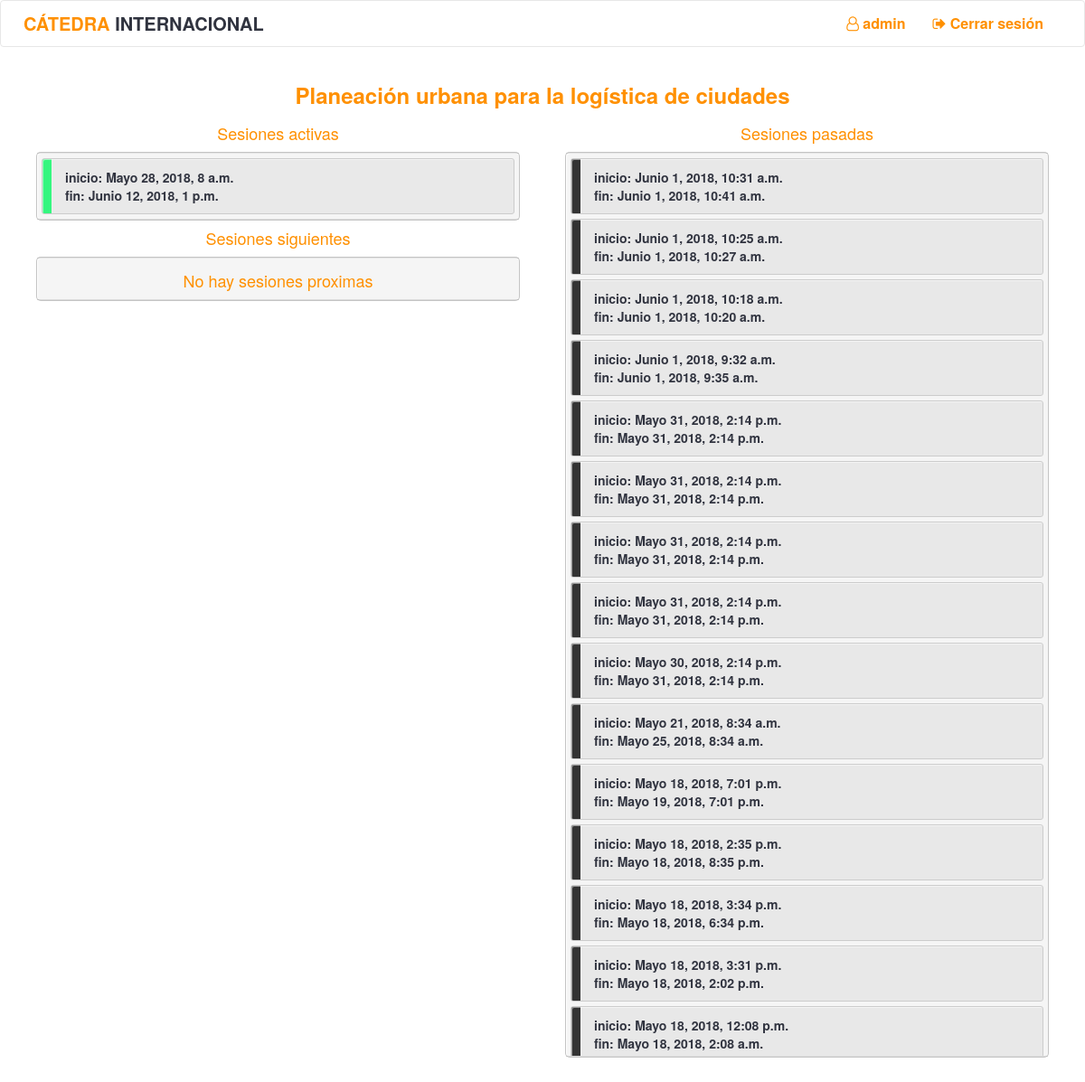
Page /curso/1/ (signed in) on the committed database.
### qr/models.py (models this page shows, shortened)
class Curso(models.Model):
    identificador = models.IntegerField(default=0000, null=False)
    nombre = models.CharField(max_length=300)
    clases = models.ManyToManyField(Clase)
    monitores = models.ManyToManyField(User)

class Clase(models.Model):
    inicio = models.DateTimeField(default=datetime.now)
    fin = models.DateTimeField(default=datetime.now)

### qr/views.py (the view)
# urls.py: url(r"^curso/(?P<id_curso>[0-9]+)/$", views.curso, name="curso"),
def curso(request, id_curso):
    if not request.user.is_authenticated():
        return redirect('qr:login')
    curso = get_object_or_404(Curso, pk=id_curso)
    if request.user not in curso.monitores.all():
        return redirect('qr:home')
    dateNow = datetime.now(tz=timezone.utc)
    previous = curso.clases.all().filter(fin__lt=dateNow).order_by('fin').reverse()
    next = curso.clases.all().filter(inicio__gt=dateNow)
    now = curso.clases.all().filter(Q(inicio__lte=dateNow)&Q(fin__gt=dateNow))
    context = {
        "curso" : curso,
        "previous": previous,
        "next": next,
        "now": now
    }
    return render(request, "qr/curso.html", context)

### templates/qr/curso.html (shortened to what this page needs)
{% extends 'qr/base.html' %}
{% load staticfiles %}
{% block head %}
    <link rel="stylesheet" href="{% static "qr/css/curso.css" %}">
{% endblock %}
{% block body %}
    <div class="container">
        <div class="row">
            <h3 class="center"><b>{{ curso.nombre }}</b></h3>
        </div>
        <div class="row ">
            <div class="col-sm-6 sesiones_list">
                <div class="row">
                    <h4 class="center">Sesiones activas</h4>
                    <div class="notebooks" >
                      <ul class="notebook_ul">
                          {%  for clase in now %}
                            <li class="li-clase li-active">
                                <a href="{% url 'qr:clase' curso.id clase.id%}">
                                  inicio: {{clase.inicio}}<br/>
                                  fin: {{clase.fin}}<br/>
                                </a>
                            </li>
                          {% endfor %}
                      </ul>
                    </div>
                </div>
                    <div class="row">
                        <h4 class="center">Sesiones siguientes</h4>
                        <div class="notebooks" >
                            <ul class="notebook_ul">
                             {% if not next %}
                            <h4 class="center">No hay sesiones proximas</h4>
                            {% endif %}
                      </ul>
                    </div>
                </div>
            </div>
            <div class="col-sm-6 sesiones_list">
                <div class="row">
                    <h4 class="center">Sesiones pasadas</h4>
                    <div class="notebooks" >
                        <ul class="notebook_ul">
                            {%  for clase in previous %}
                                <li class="li-clase li-previous">
                                 <a href="{% url 'qr:clase' curso.id clase.id %}">
                                  inicio: {{clase.inicio}}<br/>
                                  fin: {{clase.fin}}<br/>
                                 </a>
                                </li>
                            {% endfor %}
                        </ul>
                    </div>
                </div>
            </div>
        </div>
    </div>
{% endblock %}

### templates/qr/base.html (shortened to what this page needs)
<!DOCTYPE html>
<html>
    {% load staticfiles %}
    <head>
        <link rel="stylesheet" href="https://maxcdn.bootstrapcdn.com/bootstrap/3.3.7/css/bootstrap.min.css">
        <link rel="stylesheet" href="https://maxcdn.bootstrapcdn.com/font-awesome/4.7.0/css/font-awesome.min.css">
        <link rel="stylesheet" href="{% static "qr/css/qr.css" %}">
        {% block head %}{% endblock %}
    </head>
    <body>
        {% if user.is_authenticated %}
        <header class="page-row">
            <nav class="navbar navbar-default">
              <div class="container-fluid">
                <div class="navbar-header">
                    <a class="li_nav" href="{% url 'qr:home' %}">
                        <span class="nav-title">CÁTEDRA <span class="text-gray">INTERNACIONAL</span></span>
                    </a>
                </div>
                <div class="collapse navbar-collapse" id="bs-example-navbar-collapse-1">
                  <ul class="nav navbar-nav right-nav">
                    <li id="li-username">
                        <a class="li_nav" href="{% url 'qr:me' %}">
                            <i class="fa fa-user-o" aria-hidden="true"></i> {{ user.username }}
                        </a>
                    </li>
                    {% if user.is_authenticated %}
                        <li>
                            <a class="li_nav" href="{% url 'qr:logout' %}"><i class="fa fa-sign-out" aria-hidden="true"></i> Cerrar sesión</a>
                        </li>
                    {% else %}
                        <li>
                            <a class="li_nav" href="{% url 'qr:login' %}"><i class="fa fa-sign-in" aria-hidden="true"></i> Iniciar sesión</a>
                        </li>
                    {% endif %}
                  </ul>
                </div>
              </div>
            </nav>
        </header>
        {% endif %}
        <main class="page-row page-row-expanded">
            {% block body %}{% endblock %}
        </main>
    </body>
</html>

### qr/static/qr/css/qr.css (style rules this page uses)
body { background-color: #ffffff; }
h4,h1,h2,h3,h5, .yellow { color: #FF9000; }
.center { text-align: center; }
#li-username { line-height: 50px; color: #777777; }
.navbar { background-color: #ffffff; color: #FF9000; }
.li_nav { color: #FF9000 !important; font-size: 16px; }
.nav-title { line-height: 50px; color: #FF9000; font-weight: bold; margin-left: 10px; font-size: 20px ; }
a { color: #30333F; font-weight: bold; }
.text-gray { color: #30333F; }
@media (min-width: 768px) { .right-nav { float: right; } }

### qr/static/qr/css/curso.css (style rules this page uses)
.sesiones_list { padding: 0 40px; }
.notebooks { background: whitesmoke; width: 100%; border: 1px solid rgba(0, 0, 0, 0.2); border-radius: 5px; box-shadow: inset 1px 1px 0 white; max-height: 75vh; }
.notebook_ul { margin: 0 auto; max-height: 70vh; overflow-y: auto; border: 1px solid rgba(0, 0, 0, 0.1); padding: 5px 5px 0 5px; border-left: none; border-right: none; }
.li-clase { list-style: none; background-color: rgba(0, 0, 0, 0.05); padding: 10px 15px 10px 25px; border: 1px solid #CCC; box-shadow: inset 1px 1px 0 rgba(255, 255, 255, 0.5); margin-bottom: 5px; width: 100%; box-sizing: border-box; cursor: pointer; border-radius: 3px; }
.li-active { background-image: linear-gradient( 90deg, #35F67F 10px, #EEE 10px, #EEE 11px, transparent 11px); }
.li-previous { background-image: linear-gradient( 90deg, #333333 10px, #EEE 10px, #EEE 11px, transparent 11px); }

### rows in the picture
Curso: nombre "Planeación urbana para la logística de ciudades"
Clase: inicio "Mayo 28, 2018, 8 a.m.", fin "Junio 12, 2018, 1 p.m."
Clase: inicio "Junio 1, 2018, 10:31 a.m.", fin "Junio 1, 2018, 10:41 a.m."
Clase: inicio "Junio 1, 2018, 10:25 a.m.", fin "Junio 1, 2018, 10:27 a.m."
Clase: inicio "Junio 1, 2018, 10:18 a.m.", fin "Junio 1, 2018, 10:20 a.m."
Clase: inicio "Junio 1, 2018, 9:32 a.m.", fin "Junio 1, 2018, 9:35 a.m."
Clase: inicio "Mayo 31, 2018, 2:14 p.m.", fin "Mayo 31, 2018, 2:14 p.m."
Clase: inicio "Mayo 31, 2018, 2:14 p.m.", fin "Mayo 31, 2018, 2:14 p.m."
Clase: inicio "Mayo 31, 2018, 2:14 p.m.", fin "Mayo 31, 2018, 2:14 p.m."
Clase: inicio "Mayo 31, 2018, 2:14 p.m.", fin "Mayo 31, 2018, 2:14 p.m."
Clase: inicio "Mayo 30, 2018, 2:14 p.m.", fin "Mayo 31, 2018, 2:14 p.m."
Clase: inicio "Mayo 21, 2018, 8:34 a.m.", fin "Mayo 25, 2018, 8:34 a.m."
Clase: inicio "Mayo 18, 2018, 7:01 p.m.", fin "Mayo 19, 2018, 7:01 p.m."
Clase: inicio "Mayo 18, 2018, 2:35 p.m.", fin "Mayo 18, 2018, 8:35 p.m."
Clase: inicio "Mayo 18, 2018, 3:34 p.m.", fin "Mayo 18, 2018, 6:34 p.m."
Clase: inicio "Mayo 18, 2018, 3:31 p.m.", fin "Mayo 18, 2018, 2:02 p.m."
Clase: inicio "Mayo 18, 2018, 12:08 p.m.", fin "Mayo 18, 2018, 2:08 a.m."

### other values in the picture
{{ user.username }} "admin"
